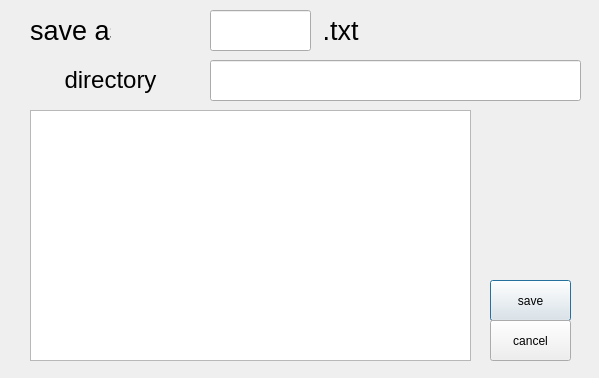
<?xml version="1.0" encoding="UTF-8"?>
<ui version="4.0">
 <class>saveAsList</class>
 <widget class="QDialog" name="saveAsList">
  <property name="geometry">
   <rect>
    <x>0</x>
    <y>0</y>
    <width>599</width>
    <height>378</height>
   </rect>
  </property>
  <property name="windowTitle">
   <string>Dialog</string>
  </property>
  <widget class="QLineEdit" name="pathEdit">
   <property name="geometry">
    <rect>
     <x>210</x>
     <y>60</y>
     <width>371</width>
     <height>41</height>
    </rect>
   </property>
  </widget>
  <widget class="QLineEdit" name="saveAs">
   <property name="geometry">
    <rect>
     <x>210</x>
     <y>10</y>
     <width>101</width>
     <height>41</height>
    </rect>
   </property>
  </widget>
  <widget class="QLabel" name="save_as">
   <property name="geometry">
    <rect>
     <x>30</x>
     <y>10</y>
     <width>81</width>
     <height>41</height>
    </rect>
   </property>
   <property name="text">
    <string>&lt;html&gt;&lt;head/&gt;&lt;body&gt;&lt;p align=&quot;center&quot;&gt;&lt;span style=&quot; font-size:20pt;&quot;&gt;save as&lt;/span&gt;&lt;/p&gt;&lt;/body&gt;&lt;/html&gt;</string>
   </property>
  </widget>
  <widget class="QLabel" name="directory">
   <property name="geometry">
    <rect>
     <x>20</x>
     <y>60</y>
     <width>181</width>
     <height>41</height>
    </rect>
   </property>
   <property name="text">
    <string>&lt;html&gt;&lt;head/&gt;&lt;body&gt;&lt;p align=&quot;center&quot;&gt;&lt;span style=&quot; font-size:18pt;&quot;&gt;directory&lt;/span&gt;&lt;/p&gt;&lt;/body&gt;&lt;/html&gt;</string>
   </property>
  </widget>
  <widget class="QListWidget" name="fileList">
   <property name="geometry">
    <rect>
     <x>30</x>
     <y>110</y>
     <width>441</width>
     <height>251</height>
    </rect>
   </property>
  </widget>
  <widget class="QPushButton" name="saveButton">
   <property name="geometry">
    <rect>
     <x>490</x>
     <y>280</y>
     <width>81</width>
     <height>41</height>
    </rect>
   </property>
   <property name="text">
    <string>save</string>
   </property>
  </widget>
  <widget class="QPushButton" name="cancelButton">
   <property name="geometry">
    <rect>
     <x>490</x>
     <y>320</y>
     <width>81</width>
     <height>41</height>
    </rect>
   </property>
   <property name="text">
    <string>cancel</string>
   </property>
  </widget>
  <widget class="QLabel" name="save_as_2">
   <property name="geometry">
    <rect>
     <x>300</x>
     <y>10</y>
     <width>81</width>
     <height>41</height>
    </rect>
   </property>
   <property name="text">
    <string>&lt;html&gt;&lt;head/&gt;&lt;body&gt;&lt;p align=&quot;center&quot;&gt;&lt;span style=&quot; font-size:20pt;&quot;&gt;.txt&lt;/span&gt;&lt;/p&gt;&lt;/body&gt;&lt;/html&gt;</string>
   </property>
  </widget>
 </widget>
 <resources/>
 <connections/>
</ui>
